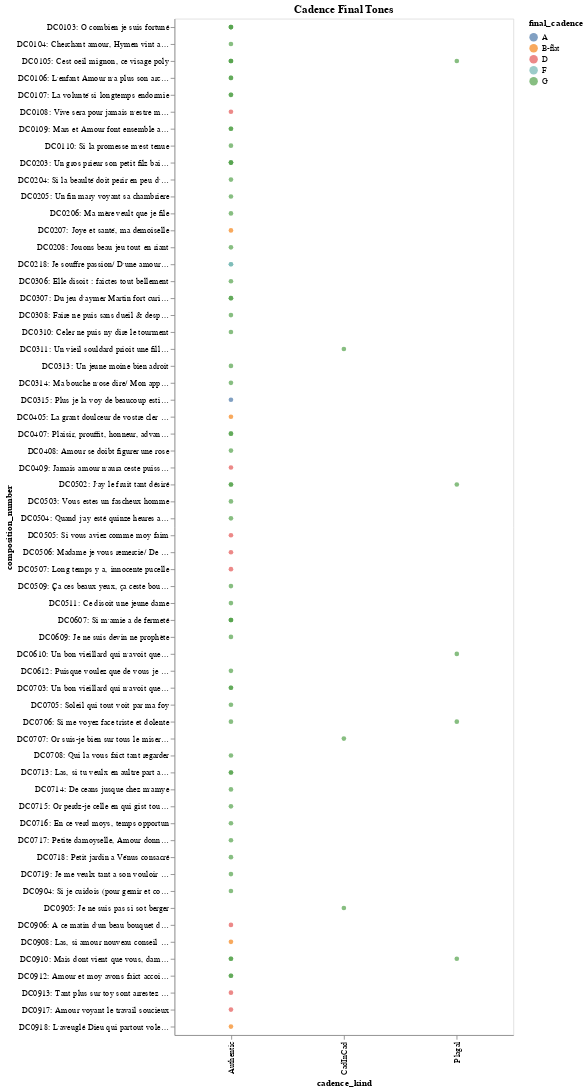

Source (notebook cell):
### Markdown cell above
## Chart for Filtered Cadence Tones

### Code cell
#This is for filtered tones based on settings of the previous
diagram_1 = alt.Chart(cadence_data_masked_1).mark_circle().encode(
    x='cadence_kind',
    y='composition_number',
    color='final_cadence',
    tooltip=['phrase_number', 'cadence_kind', 'final_cadence']
).properties(
    width=400,
    title='Cadence Final Tones'
)

diagram_1

### Figure 1 — Vega-Lite specification as saved in the notebook (floating-point values rounded to 4 significant figures)
{"config": {"view": {"continuousWidth": 400, "continuousHeight": 300}}, "data": {"name": "data-289a2edc2e23a6b917611b694ad079ad"}, "mark": "circle", "encoding": {"color": {"type": "nominal", "field": "final_cadence"}, "tooltip": [{"type": "nominal", "field": "phrase_number"}, {"type": "nominal", "field": "cadence_kind"}, {"type": "nominal", "field": "final_cadence"}], "x": {"type": "nominal", "field": "cadence_kind"}, "y": {"type": "nominal", "field": "composition_number"}}, "title": "Cadence Final Tones", "width": 400, "$schema": "https://vega.github.io/schema/vega-lite/v4.8.1.json", "datasets": {"data-289a2edc2e23a6b917611b694ad079ad": [{"cadence_final_tone": "B-flat", "cadence_kind": "Authentic", "final_cadence": "G", "composition_number": "DC0612: Puisque voulez que de vous je m'absente", "phrase_number": "DC0612.5: Trop plus seray satisfaict en mes pleurs,"}, {"cadence_final_tone": "B-flat", "cadence_kind": "Plagal", "final_cadence": "G", "composition_number": "DC0610: Un bon vieillard qui n'avoit que le bec", "phrase_number": "DC0610.7: Plus de cent fois, et ne peult deslacher,"}, {"cadence_final_tone": "B-flat", "cadence_kind": "Authentic", "final_cadence": "G", "composition_number": "DC0609: Je ne suis devin ne prophète", "phrase_number": "DC0609.6: Que ce qu'elle faict pour le seur,"}, {"cadence_final_tone": "B-flat", "cadence_kind": "Authentic", "final_cadence": "G", "composition_number": "DC0607: Si m'amie a de fermeté", "phrase_number": "DC0607.5: Mais quoy fault il que doubte en face,"}, {"cadence_final_tone": "B-flat", "cadence_kind": "Authentic", "final_cadence": "G", "composition_number": "DC0716: En ce verd moys, temps opportun", "phrase_number": "DC0716.5: La à gogo la serviroye,"}, {"cadence_final_tone": "B-flat", "cadence_kind": "Authentic", "final_cadence": "G", "composition_number": "DC0708: Qui la vous faict tant regarder", "phrase_number": "DC0708.7: Le povre passant de sa veue,"}, {"cadence_final_tone": "B-flat", "cadence_kind": "Authentic", "final_cadence": "G", "composition_number": "DC0713: Las, si tu veulx en aultre part aymer", "phrase_number": "DC0713.6: Et à baiser elle donne tant d'aise,"}, {"cadence_final_tone": "B-flat", "cadence_kind": "Authentic", "final_cadence": "G", "composition_number": "DC0713: Las, si tu veulx en aultre part aymer", "phrase_number": "DC0713.1: Las si tu veulx en aultre part aymer,"}, {"cadence_final_tone": "B-flat", "cadence_kind": "Authentic", "final_cadence": "G", "composition_number": "DC0718: Petit jardin a Vénus consacré", "phrase_number": "DC0718.1: Petit jardin à venus consacré,"}, {"cadence_final_tone": "B-flat", "cadence_kind": "Authentic", "final_cadence": "G", "composition_number": "DC0714: De ceans jusque chez m'amye", "phrase_number": "DC0714.6: En tout temps la voye m'est belle,"}, {"cadence_final_tone": "B-flat", "cadence_kind": "Authentic", "final_cadence": "G", "composition_number": "DC0715: Or perdz-je celle en qui gist tout mon bien", "phrase_number": "DC0715.1: Or perdz-je celle en qui gist tout mon bien,"}, {"cadence_final_tone": "B-flat", "cadence_kind": "Authentic", "final_cadence": "G", "composition_number": "DC0717: Petite damoyselle, Amour donnez lieu", "phrase_number": "DC0717.5: Il fault craindre son ire,"}, {"cadence_final_tone": "B-flat", "cadence_kind": "Authentic", "final_cadence": "G", "composition_number": "DC0719: Je me veulx tant a son vouloir offrir", "phrase_number": "DC0719.3: Sçachant qu'elle a plaisir me veoir souffrir,"}, {"cadence_final_tone": "B-flat", "cadence_kind": "CadInCad", "final_cadence": "G", "composition_number": "DC0707: Or suis-je bien sur tous le miserable", "phrase_number": "DC0707.6: Et rien ne quiers, qu'avoir ta bonne grace,"}, {"cadence_final_tone": "B-flat", "cadence_kind": "Authentic", "final_cadence": "G", "composition_number": "DC0706: Si me voyez face triste et dolente", "phrase_number": "DC0706.5: Car ma vie est aux rayons de ses yeulx, "}, {"cadence_final_tone": "B-flat", "cadence_kind": "Plagal", "final_cadence": "G", "composition_number": "DC0706: Si me voyez face triste et dolente", "phrase_number": "DC0706.1: Si me voyez face triste, et dolente,"}, {"cadence_final_tone": "B-flat", "cadence_kind": "Authentic", "final_cadence": "G", "composition_number": "DC0705: Soleil qui tout voit par ma foy", "phrase_number": "DC0705.7: Je crains qu'en son amour te lie,"}, {"cadence_final_tone": "B-flat", "cadence_kind": "Authentic", "final_cadence": "D", "composition_number": "DC0409: Jamais amour n'aura ceste puissance", "phrase_number": "DC0409.1: Jamais amour n’aura ceste puissance,"}, {"cadence_final_tone": "B-flat", "cadence_kind": "Authentic", "final_cadence": "G", "composition_number": "DC0407: Plaisir, prouffit, honneur, advancement", "phrase_number": "DC0407.7: Feust un rosier, lors dirois sans nul craindre,"}, {"cadence_final_tone": "B-flat", "cadence_kind": "Authentic", "final_cadence": "G", "composition_number": "DC0407: Plaisir, prouffit, honneur, advancement", "phrase_number": "DC0407.6: En une fleur, et que mortelle chose"}, {"cadence_final_tone": "B-flat", "cadence_kind": "Authentic", "final_cadence": "G", "composition_number": "DC0703: Un bon vieillard qui n'avoit que le bec", "phrase_number": "DC0703.9: L'esprit est prompt  mais infirme est la chair,"}, {"cadence_final_tone": "B-flat", "cadence_kind": "Authentic", "final_cadence": "G", "composition_number": "DC0703: Un bon vieillard qui n'avoit que le bec", "phrase_number": "DC0703.7: Plus de cent fois, et ne peult deslascher,"}, {"cadence_final_tone": "B-flat", "cadence_kind": "Authentic", "final_cadence": "B-flat", "composition_number": "DC0405: La grant doulceur de vostre cler visaige", "phrase_number": "DC0405.1: La grant doulceur de vostre cler visaige,"}, {"cadence_final_tone": "B-flat", "cadence_kind": "Authentic", "final_cadence": "G", "composition_number": "DC0607: Si m'amie a de fermeté", "phrase_number": "DC0607.7: O en amitié l'oultre passe,"}, {"cadence_final_tone": "B-flat", "cadence_kind": "Authentic", "final_cadence": "G", "composition_number": "DC0607: Si m'amie a de fermeté", "phrase_number": "DC0607.1: Si m'amie a de fermeté,"}, {"cadence_final_tone": "B-flat", "cadence_kind": "Authentic", "final_cadence": "G", "composition_number": "DC0511: Ce disoit une jeune dame", "phrase_number": "DC0511.6: Mal vous siet ceste mignotise,"}, {"cadence_final_tone": "B-flat", "cadence_kind": "Authentic", "final_cadence": "G", "composition_number": "DC0509: Ça ces beaux yeux, ça ceste bouche", "phrase_number": "DC0509.6: Ouvrir ma bouche pour le dire:"}, {"cadence_final_tone": "B-flat", "cadence_kind": "Authentic", "final_cadence": "D", "composition_number": "DC0507: Long temps y a, innocente pucelle", "phrase_number": "DC0507.3: En ce lieu cy sans craindre l’aspre vent,"}, {"cadence_final_tone": "B-flat", "cadence_kind": "Authentic", "final_cadence": "D", "composition_number": "DC0506: Madame je vous remercie/ De m'avoir esté si rebourse", "phrase_number": "DC0506.4: Ne que tant soit peu je m’en courrouce,"}, {"cadence_final_tone": "B-flat", "cadence_kind": "Authentic", "final_cadence": "G", "composition_number": "DC0408: Amour se doibt figurer une rose", "phrase_number": "DC0408.5: Car amour n’est qu’un desir d’aspirer"}, {"cadence_final_tone": "B-flat", "cadence_kind": "Authentic", "final_cadence": "G", "composition_number": "DC0504: Quand j'ay esté quinze heures avec vous", "phrase_number": "DC0504.2: A vous baiser du moins cent fois pour heure,"}, {"cadence_final_tone": "B-flat", "cadence_kind": "Authentic", "final_cadence": "G", "composition_number": "DC0502: J'ay le fruit tant désiré", "phrase_number": "DC0502.1: J’ai le fruit desiré,"}, {"cadence_final_tone": "B-flat", "cadence_kind": "Authentic", "final_cadence": "B-flat", "composition_number": "DC0918: L'aveuglé Dieu qui partout vole nud", "phrase_number": "DC0918.7: Plus dangereux, et plus mortelz (helas)"}, {"cadence_final_tone": "B-flat", "cadence_kind": "Authentic", "final_cadence": "D", "composition_number": "DC0917: Amour voyant le travail soucieux", "phrase_number": "DC0917.5: O quel abuse c'est lors que plus s'advance"}, {"cadence_final_tone": "B-flat", "cadence_kind": "Authentic", "final_cadence": "D", "composition_number": "DC0913: Tant plus sur toy sont arrestez mes yeulx", "phrase_number": "DC0913.5: Ce loz haultain, dessoubz ton nom se celle,"}, {"cadence_final_tone": "B-flat", "cadence_kind": "Authentic", "final_cadence": "G", "composition_number": "DC0912: Amour et moy avons faict accointance", "phrase_number": "DC0912.4: De pourchasser, et vivre en esperance,"}, {"cadence_final_tone": "B-flat", "cadence_kind": "Authentic", "final_cadence": "G", "composition_number": "DC0912: Amour et moy avons faict accointance", "phrase_number": "DC0912.3: Et bon espoir me donne intention"}, {"cadence_final_tone": "B-flat", "cadence_kind": "Plagal", "final_cadence": "G", "composition_number": "DC0910: Mais dont vient que vous, damoyselles", "phrase_number": "DC0910.9: Son feu surmonte la froidure,"}, {"cadence_final_tone": "B-flat", "cadence_kind": "Authentic", "final_cadence": "G", "composition_number": "DC0910: Mais dont vient que vous, damoyselles", "phrase_number": "DC0910.7: Tout aussi beau, qu'une paincture,"}, {"cadence_final_tone": "B-flat", "cadence_kind": "Authentic", "final_cadence": "G", "composition_number": "DC0910: Mais dont vient que vous, damoyselles", "phrase_number": "DC0910.6: Le sien contre le froid, et dure"}, {"cadence_final_tone": "B-flat", "cadence_kind": "Authentic", "final_cadence": "B-flat", "composition_number": "DC0908: Las, si amour nouveau conseil n'apporte", "phrase_number": "DC0908.3: Tant ay de peur, et sur moy peult envie,"}, {"cadence_final_tone": "B-flat", "cadence_kind": "Authentic", "final_cadence": "D", "composition_number": "DC0906: A ce matin d'un beau bouquet de rose", "phrase_number": "DC0906.6: Prendre l'odeur, de ce bouquet donné,"}, {"cadence_final_tone": "B-flat", "cadence_kind": "CadInCad", "final_cadence": "G", "composition_number": "DC0905: Je ne suis pas si sot berger", "phrase_number": "DC0905.4: Cotte, et chemise,"}, {"cadence_final_tone": "B-flat", "cadence_kind": "Authentic", "final_cadence": "G", "composition_number": "DC0904: Si je cuidois (pour gemir et complaindre)", "phrase_number": "DC0904.6: Tant plus la prie (à m'aymer) moins s'enflamme"}, {"cadence_final_tone": "B-flat", "cadence_kind": "Authentic", "final_cadence": "D", "composition_number": "DC0505: Si vous aviez comme moy faim", "phrase_number": "DC0505.5: Je dis entendez à mon aistre,"}, {"cadence_final_tone": "B-flat", "cadence_kind": "Authentic", "final_cadence": "G", "composition_number": "DC0503: Vous estes un fascheux homme", "phrase_number": "DC0503.8: Vous estes un falcheux homme,"}, {"cadence_final_tone": "B-flat", "cadence_kind": "Plagal", "final_cadence": "G", "composition_number": "DC0502: J'ay le fruit tant désiré", "phrase_number": "DC0502.8: Ainsi sera contente"}, {"cadence_final_tone": "B-flat", "cadence_kind": "Authentic", "final_cadence": "G", "composition_number": "DC0502: J'ay le fruit tant désiré", "phrase_number": "DC0502.5: Car mon bien ne pourroit"}, {"cadence_final_tone": "B-flat", "cadence_kind": "Authentic", "final_cadence": "A", "composition_number": "DC0315: Plus je la voy de beaucoup estimée", "phrase_number": "DC0315.2: Plus tout mon coeur à la servir s'addonne,"}, {"cadence_final_tone": "B-flat", "cadence_kind": "Authentic", "final_cadence": "G", "composition_number": "DC0314: Ma bouche n'ose dire/ Mon apparent desir", "phrase_number": "DC0314.7: T'abandonnant mon bien,"}, {"cadence_final_tone": "B-flat", "cadence_kind": "Authentic", "final_cadence": "G", "composition_number": "DC0313: Un jeune moine bien adroit", "phrase_number": "DC0313.6: Seul se voyant, et loing du monde,"}, {"cadence_final_tone": "B-flat", "cadence_kind": "CadInCad", "final_cadence": "G", "composition_number": "DC0311: Un vieil souldard prioit une fillette", "phrase_number": "DC0311.6: Et puis apres madame de railler,"}, {"cadence_final_tone": "B-flat", "cadence_kind": "Authentic", "final_cadence": "G", "composition_number": "DC0310: Celer ne puis ny dire le tourment", "phrase_number": "DC0310.5: Si je le dy la peine sera dure,"}, {"cadence_final_tone": "B-flat", "cadence_kind": "Authentic", "final_cadence": "G", "composition_number": "DC0308: Faire ne puis sans dueil & desplaisir", "phrase_number": "DC0308.5: Un bien me rit, et l'autre me menasse,"}, {"cadence_final_tone": "B-flat", "cadence_kind": "Authentic", "final_cadence": "G", "composition_number": "DC0307: Du jeu d'aymer Martin fort curieux", "phrase_number": "DC0307.8: Si l'embrassa, se monstrant fort constante,"}, {"cadence_final_tone": "B-flat", "cadence_kind": "Authentic", "final_cadence": "G", "composition_number": "DC0307: Du jeu d'aymer Martin fort curieux", "phrase_number": "DC0307.1: Du jeu d'aymer Martin fort curieux,"}, {"cadence_final_tone": "B-flat", "cadence_kind": "Authentic", "final_cadence": "G", "composition_number": "DC0306: Elle disoit : faictes tout bellement", "phrase_number": "DC0306.3: Mais puis apres se sentant eschaufée"}, {"cadence_final_tone": "B-flat", "cadence_kind": "Authentic", "final_cadence": "F", "composition_number": "DC0218: Je souffre passion/ D'une amour forte", "phrase_number": "DC0218.6: Veult rompre l'amityé Mais elle augmente."}, {"cadence_final_tone": "B-flat", "cadence_kind": "Authentic", "final_cadence": "F", "composition_number": "DC0218: Je souffre passion/ D'une amour forte", "phrase_number": "DC0218.5: L'envie sans pitié Toujours nuysante,"}, {"cadence_final_tone": "B-flat", "cadence_kind": "Authentic", "final_cadence": "G", "composition_number": "DC0208: Jouons beau jeu tout en riant", "phrase_number": "DC0208.9: Disant par amourette:"}, {"cadence_final_tone": "B-flat", "cadence_kind": "Authentic", "final_cadence": "B-flat", "composition_number": "DC0207: Joye et santé, ma demoiselle", "phrase_number": "DC0207.6: Que le seigneur Dieu la parfaict."}, {"cadence_final_tone": "B-flat", "cadence_kind": "Authentic", "final_cadence": "G", "composition_number": "DC0206: Ma mère veult que je file", "phrase_number": "DC0206.5: L'aultre jour il m'advisa,"}, {"cadence_final_tone": "B-flat", "cadence_kind": "Authentic", "final_cadence": "G", "composition_number": "DC0205: Un fin mary voyant sa chambriere", "phrase_number": "DC0205.3: Quelque grand faiz en la chambre derriere."}, {"cadence_final_tone": "B-flat", "cadence_kind": "Authentic", "final_cadence": "G", "composition_number": "DC0204: Si la beaulté doit perir en peu d'heure", "phrase_number": "DC0204.3: Ou si elle dure helas vous ne debvez"}, {"cadence_final_tone": "B-flat", "cadence_kind": "Authentic", "final_cadence": "G", "composition_number": "DC0203: Un gros prieur son petit filz baisoit", "phrase_number": "DC0203.5: La perdrix vint au sel de brocque en bouche,"}, {"cadence_final_tone": "B-flat", "cadence_kind": "Authentic", "final_cadence": "G", "composition_number": "DC0203: Un gros prieur son petit filz baisoit", "phrase_number": "DC0203.3: Tandis roustir sa perdrix on faisoit,"}, {"cadence_final_tone": "B-flat", "cadence_kind": "Authentic", "final_cadence": "G", "composition_number": "DC0203: Un gros prieur son petit filz baisoit", "phrase_number": "DC0203.1: Un gros prieur son petit filz baisoit,"}, {"cadence_final_tone": "B-flat", "cadence_kind": "Authentic", "final_cadence": "G", "composition_number": "DC0110: Si la promesse m'est tenue", "phrase_number": "DC0110.3: J'auray ma part en sa beaulté."}, {"cadence_final_tone": "B-flat", "cadence_kind": "Authentic", "final_cadence": "G", "composition_number": "DC0109: Mars et Amour font ensemble alliance", "phrase_number": "DC0109.6: Que l'un ne peult rien sans l'autre entreprendre."}, {"cadence_final_tone": "B-flat", "cadence_kind": "Authentic", "final_cadence": "G", "composition_number": "DC0109: Mars et Amour font ensemble alliance", "phrase_number": "DC0109.1: Mars et Amour font ensemble alliance,"}, {"cadence_final_tone": "B-flat", "cadence_kind": "Authentic", "final_cadence": "D", "composition_number": "DC0108: Vive sera pour jamais n'estre morte", "phrase_number": "DC0108.2: Dans le secret d’un plus hault souvenir"}, {"cadence_final_tone": "B-flat", "cadence_kind": "Authentic", "final_cadence": "G", "composition_number": "DC0107: La volunté si longtemps endormie", "phrase_number": "DC0107.7: La descouvrant la mienne ensevelie"}, {"cadence_final_tone": "B-flat", "cadence_kind": "Authentic", "final_cadence": "G", "composition_number": "DC0107: La volunté si longtemps endormie", "phrase_number": "DC0107.1: La volunté si long temps endormie"}, {"cadence_final_tone": "B-flat", "cadence_kind": "Authentic", "final_cadence": "G", "composition_number": "DC0106: L'enfant Amour n'a plus son arc estrangé", "phrase_number": "DC0106.2: Dont il blessoit d’hommes et coeurs et testes."}, {"cadence_final_tone": "B-flat", "cadence_kind": "Authentic", "final_cadence": "G", "composition_number": "DC0106: L'enfant Amour n'a plus son arc estrangé", "phrase_number": "DC0106.1: L'enfant Amour n'a plus son arc estrange,"}, {"cadence_final_tone": "B-flat", "cadence_kind": "Authentic", "final_cadence": "G", "composition_number": "DC0105: Cest oeil mignon, ce visage poly", "phrase_number": "DC0105.6: Un serviteur pour servir à la belle."}, {"cadence_final_tone": "B-flat", "cadence_kind": "Authentic", "final_cadence": "G", "composition_number": "DC0105: Cest oeil mignon, ce visage poly", "phrase_number": "DC0105.4: Las que font ilz en ceste terre basse?"}, {"cadence_final_tone": "B-flat", "cadence_kind": "Plagal", "final_cadence": "G", "composition_number": "DC0105: Cest oeil mignon, ce visage poly", "phrase_number": "DC0105.2: Ce corps bien faict, ceste tant bonne grace."}, {"cadence_final_tone": "B-flat", "cadence_kind": "Authentic", "final_cadence": "G", "composition_number": "DC0105: Cest oeil mignon, ce visage poly", "phrase_number": "DC0105.1: Cest oeil mignon, ce visage poly,"}, {"cadence_final_tone": "B-flat", "cadence_kind": "Authentic", "final_cadence": "G", "composition_number": "DC0104: Cherchant amour, Hymen vint apparoistre", "phrase_number": "DC0104.1: Cherchant Amour, Hymen vint apparoistre"}, {"cadence_final_tone": "B-flat", "cadence_kind": "Authentic", "final_cadence": "G", "composition_number": "DC0103: O combien je suis fortuné", "phrase_number": "DC0103.7: Qu'elle vit en peine telle,"}, {"cadence_final_tone": "B-flat", "cadence_kind": "Authentic", "final_cadence": "G", "composition_number": "DC0103: O combien je suis fortuné", "phrase_number": "DC0103.6: N'est ce pas grande cruauté,"}, {"cadence_final_tone": "B-flat", "cadence_kind": "Authentic", "final_cadence": "G", "composition_number": "DC0103: O combien je suis fortuné", "phrase_number": "DC0103.5: Ell'est doulce et luy rebelle."}]}}
